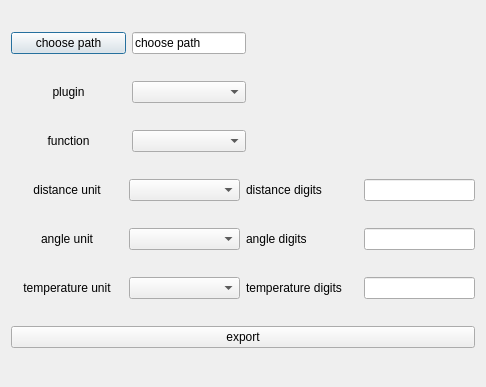
<?xml version="1.0" encoding="UTF-8"?>
<ui version="4.0">
 <class>ExportDialog</class>
 <widget class="QDialog" name="ExportDialog">
  <property name="geometry">
   <rect>
    <x>0</x>
    <y>0</y>
    <width>486</width>
    <height>387</height>
   </rect>
  </property>
  <property name="windowTitle">
   <string>Dialog</string>
  </property>
  <layout class="QVBoxLayout" name="verticalLayout">
   <item>
    <layout class="QHBoxLayout" name="horizontalLayout" stretch="1,1,1,1">
     <item>
      <widget class="QPushButton" name="pushButton_Path">
       <property name="text">
        <string>choose path</string>
       </property>
      </widget>
     </item>
     <item>
      <widget class="QLineEdit" name="lineEdit_choosePath">
       <property name="text">
        <string>choose path</string>
       </property>
      </widget>
     </item>
     <item>
      <spacer name="horizontalSpacer">
       <property name="orientation">
        <enum>Qt::Horizontal</enum>
       </property>
       <property name="sizeHint" stdset="0">
        <size>
         <width>40</width>
         <height>20</height>
        </size>
       </property>
      </spacer>
     </item>
     <item>
      <spacer name="horizontalSpacer_2">
       <property name="orientation">
        <enum>Qt::Horizontal</enum>
       </property>
       <property name="sizeHint" stdset="0">
        <size>
         <width>40</width>
         <height>20</height>
        </size>
       </property>
      </spacer>
     </item>
    </layout>
   </item>
   <item>
    <layout class="QHBoxLayout" name="horizontalLayout_2" stretch="1,1,1,1">
     <item>
      <widget class="QLabel" name="label_Plugin">
       <property name="text">
        <string>plugin</string>
       </property>
       <property name="alignment">
        <set>Qt::AlignCenter</set>
       </property>
      </widget>
     </item>
     <item>
      <widget class="QComboBox" name="comboBox_plugin"/>
     </item>
     <item>
      <spacer name="horizontalSpacer_3">
       <property name="orientation">
        <enum>Qt::Horizontal</enum>
       </property>
       <property name="sizeHint" stdset="0">
        <size>
         <width>40</width>
         <height>20</height>
        </size>
       </property>
      </spacer>
     </item>
     <item>
      <spacer name="horizontalSpacer_4">
       <property name="orientation">
        <enum>Qt::Horizontal</enum>
       </property>
       <property name="sizeHint" stdset="0">
        <size>
         <width>40</width>
         <height>20</height>
        </size>
       </property>
      </spacer>
     </item>
    </layout>
   </item>
   <item>
    <layout class="QHBoxLayout" name="horizontalLayout_3" stretch="1,1,1,1">
     <item>
      <widget class="QLabel" name="label_Function">
       <property name="text">
        <string>function</string>
       </property>
       <property name="alignment">
        <set>Qt::AlignCenter</set>
       </property>
      </widget>
     </item>
     <item>
      <widget class="QComboBox" name="comboBox_method"/>
     </item>
     <item>
      <spacer name="horizontalSpacer_5">
       <property name="orientation">
        <enum>Qt::Horizontal</enum>
       </property>
       <property name="sizeHint" stdset="0">
        <size>
         <width>40</width>
         <height>20</height>
        </size>
       </property>
      </spacer>
     </item>
     <item>
      <spacer name="horizontalSpacer_6">
       <property name="orientation">
        <enum>Qt::Horizontal</enum>
       </property>
       <property name="sizeHint" stdset="0">
        <size>
         <width>40</width>
         <height>20</height>
        </size>
       </property>
      </spacer>
     </item>
    </layout>
   </item>
   <item>
    <layout class="QHBoxLayout" name="horizontalLayout_4" stretch="1,1,1,1">
     <item>
      <widget class="QLabel" name="label_distance_unit">
       <property name="text">
        <string>distance unit</string>
       </property>
       <property name="alignment">
        <set>Qt::AlignCenter</set>
       </property>
      </widget>
     </item>
     <item>
      <widget class="QComboBox" name="comboBox_distance_unit"/>
     </item>
     <item>
      <widget class="QLabel" name="label_distanceDigits">
       <property name="text">
        <string>distance digits</string>
       </property>
      </widget>
     </item>
     <item>
      <widget class="QLineEdit" name="lineEdit_distanceDigits"/>
     </item>
    </layout>
   </item>
   <item>
    <layout class="QHBoxLayout" name="horizontalLayout_5" stretch="1,1,1,1">
     <item>
      <widget class="QLabel" name="label_angl_unit">
       <property name="text">
        <string>angle unit</string>
       </property>
       <property name="alignment">
        <set>Qt::AlignCenter</set>
       </property>
      </widget>
     </item>
     <item>
      <widget class="QComboBox" name="comboBox_angle_unit"/>
     </item>
     <item>
      <widget class="QLabel" name="label_angleDigits">
       <property name="text">
        <string>angle digits</string>
       </property>
      </widget>
     </item>
     <item>
      <widget class="QLineEdit" name="lineEdit_angleDigits"/>
     </item>
    </layout>
   </item>
   <item>
    <layout class="QHBoxLayout" name="horizontalLayout_6" stretch="1,1,1,1">
     <item>
      <widget class="QLabel" name="label_temperature_unit">
       <property name="text">
        <string>temperature unit</string>
       </property>
       <property name="alignment">
        <set>Qt::AlignCenter</set>
       </property>
      </widget>
     </item>
     <item>
      <widget class="QComboBox" name="comboBox_temperature_unit"/>
     </item>
     <item>
      <widget class="QLabel" name="label_temperatureDigits">
       <property name="text">
        <string>temperature digits</string>
       </property>
      </widget>
     </item>
     <item>
      <widget class="QLineEdit" name="lineEdit_temperatureDigits"/>
     </item>
    </layout>
   </item>
   <item>
    <widget class="QPushButton" name="pushButton_export">
     <property name="text">
      <string>export</string>
     </property>
    </widget>
   </item>
  </layout>
 </widget>
 <resources/>
 <connections/>
</ui>
